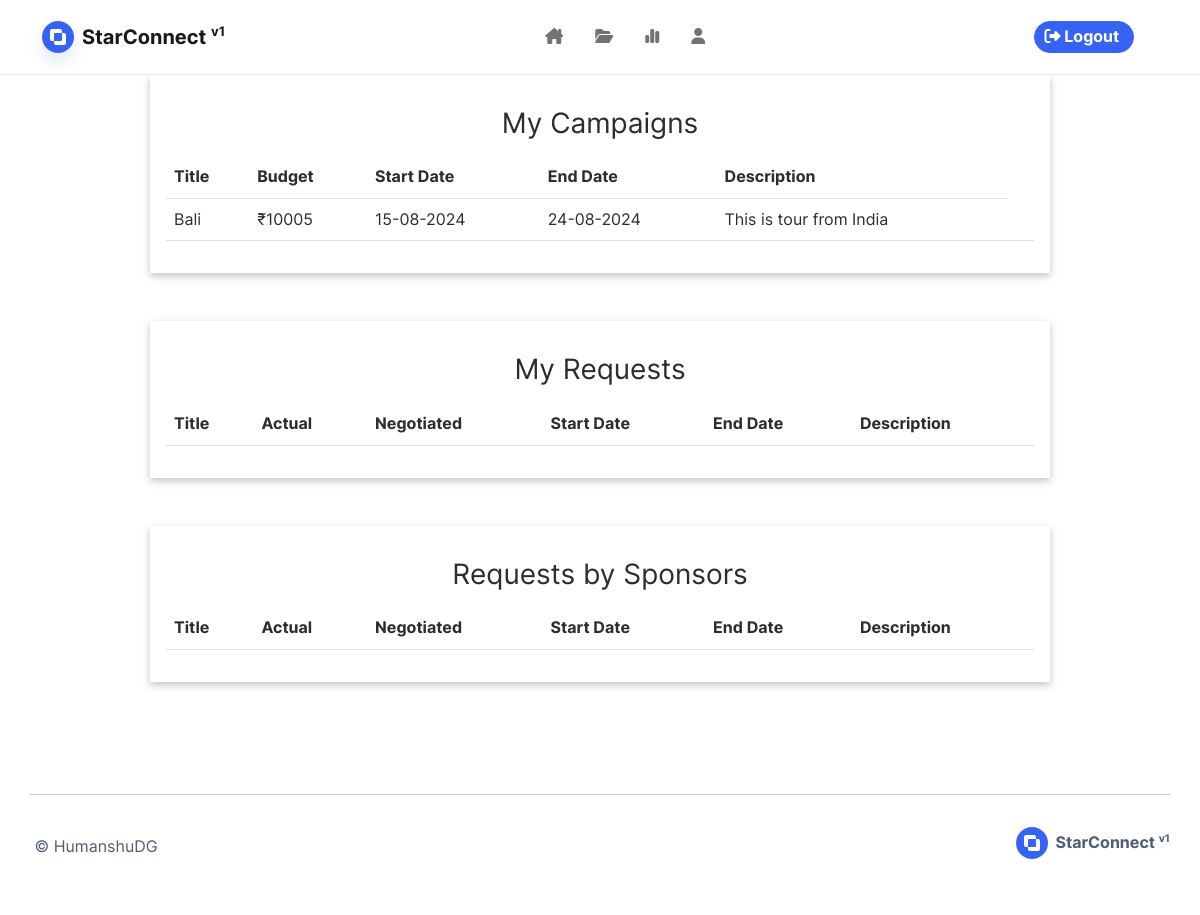
Page /my-campaigns (signed in) on the committed database.
### base/models.py (models this page shows, shortened)
class Contract(db.Model):
    id = db.Column(db.Integer, primary_key=True, autoincrement=True)
    campaign_id = db.Column(db.Integer, db.ForeignKey('campaign.id'))
    sponsor_id = db.Column(db.Integer, db.ForeignKey('sponsor.id'))
    influencer_id = db.Column(db.Integer, db.ForeignKey('influencer.id'))
    budget = db.Column(db.Integer)
    reach = db.Column(db.Integer)
    is_deleted = db.Column(db.Boolean, default=False)
    created_at = db.Column(db.DateTime, nullable=False, default=datetime.now())
    deleted_at = db.Column(db.DateTime, nullable=False, default=datetime.now())

class Campaign(db.Model):
    id = db.Column(db.Integer, primary_key=True, autoincrement=True)
    sponsor_id = db.Column(db.Integer, db.ForeignKey('sponsor.id'))
    title = db.Column(db.String(150), nullable=False)
    description = db.Column(db.Text(), nullable=False)
    budget = db.Column(db.Integer, nullable=False)
    target_audience = db.Column(db.String(20))
    category = db.Column(db.String(20))
    start_date = db.Column(db.Date(), nullable=False)
    end_date = db.Column(db.Date(), nullable=False)
    image_file = db.Column(db.String(50), nullable=False, default='default.jpg')
    is_disabled = db.Column(db.Boolean, default=True)
    is_deleted = db.Column(db.Boolean, default=False)
    is_flagged = db.Column(db.Boolean, default=False)
    date_posted = db.Column(db.DateTime, nullable=False, default=datetime.now())
    influencer_requests = db.relationship('CampaignRequest', backref='influencer_requests', uselist=True)
    influencer_contracts = db.relationship('Contract', backref='influencer_contracts', uselist=True)

### base/routes.py (the view)
@login_required
@role_required(Role.INFLUENCER.value)
@app.route("/my-campaigns")
def my_contracts():
    contracts = (
        Contract.query
            .filter_by(
                influencer_id = current_user.influencer.id
                )
            .join(Campaign, Campaign.id==Contract.campaign_id)
            .add_columns(Campaign.description,
                         Campaign.start_date,
                         Campaign.end_date,
                         Campaign.title,
                         Contract.budget)
            .all())
    reqs = (
        CampaignRequest.query
            .filter_by(
                influencer_id = current_user.influencer.id
                )
            .join(Campaign, Campaign.id==CampaignRequest.campaign_id)
            .add_columns(Campaign.description,
                         Campaign.start_date,
                         Campaign.end_date,
                         Campaign.title,
                         CampaignRequest.influencer_id,
                         CampaignRequest.campaign_id,
                         Campaign.budget)
            .all())
    return render_template('my-contracts.html', contracts=contracts, reqs=reqs)

### base/models.py (called while the page is built)
@login_manager.user_loader
def load_user(user_id):
    return User.query.get(int(user_id))

### base/templates/my-contracts.html (shortened to what this page needs)
{% extends 'base.html' %} {% block title %} My Compaigns {% endblock %} {% block
blog %}
<div
    class="mb-5 mx-auto p-3 w-75"
    style="box-shadow: rgba(0, 0, 0, 0.24) 0px 3px 8px"
>
    <h3 class="my-3">My Campaigns</h3>
    <table class="table table-hover w-100 text-center">
        <tr class="col-md-12">
            <th>Title</th>
            <th>Budget</th>
            <th>Start Date</th>
            <th>End Date</th>
            <th>Description</th>
        </tr>
        {% for contract in contracts %}
        <tr class="col-md-12">
            <td>{{contract.title}}</td>
            <td>₹{{contract.budget}}</td>
            <td>{{contract.start_date.strftime('%d-%m-%Y')}}</td>
            <td>{{contract.end_date.strftime('%d-%m-%Y')}}</td>
            <td style="max-width: 600px">{{contract.description}}</td>
            <td></td>
        </tr>
        {% endfor %}
    </table>
</div>
<div
    class="mb-5 mx-auto p-3 w-75"
    style="box-shadow: rgba(0, 0, 0, 0.24) 0px 3px 8px"
>
    <h3 class="my-3">My Requests</h3>
    <table class="table table-hover w-100 text-center">
        <tr class="col-md-12">
            <th>Title</th>
            <th>Actual</th>
            <th>Negotiated</th>
            <th>Start Date</th>
            <th>End Date</th>
            <th>Description</th>
        </tr>
    </table>
</div>
<div
    class="mb-5 mx-auto p-3 w-75"
    style="box-shadow: rgba(0, 0, 0, 0.24) 0px 3px 8px"
>
    <h3 class="my-3">Requests by Sponsors</h3>
    <table class="table table-hover w-100 text-center">
        <tr class="col-md-12">
            <th>Title</th>
            <th>Actual</th>
            <th>Negotiated</th>
            <th>Start Date</th>
            <th>End Date</th>
            <th>Description</th>
        </tr>
    </table>
</div>
{% endblock %}

### base/templates/my-contracts.html (style rules this page uses)
td, th { vertical-align: middle; text-align: left; }

### rows in the picture
Contract: title "Bali", budget "10005", start_date "15-08-2024", end_date "24-08-2024", description "This is tour from India"
